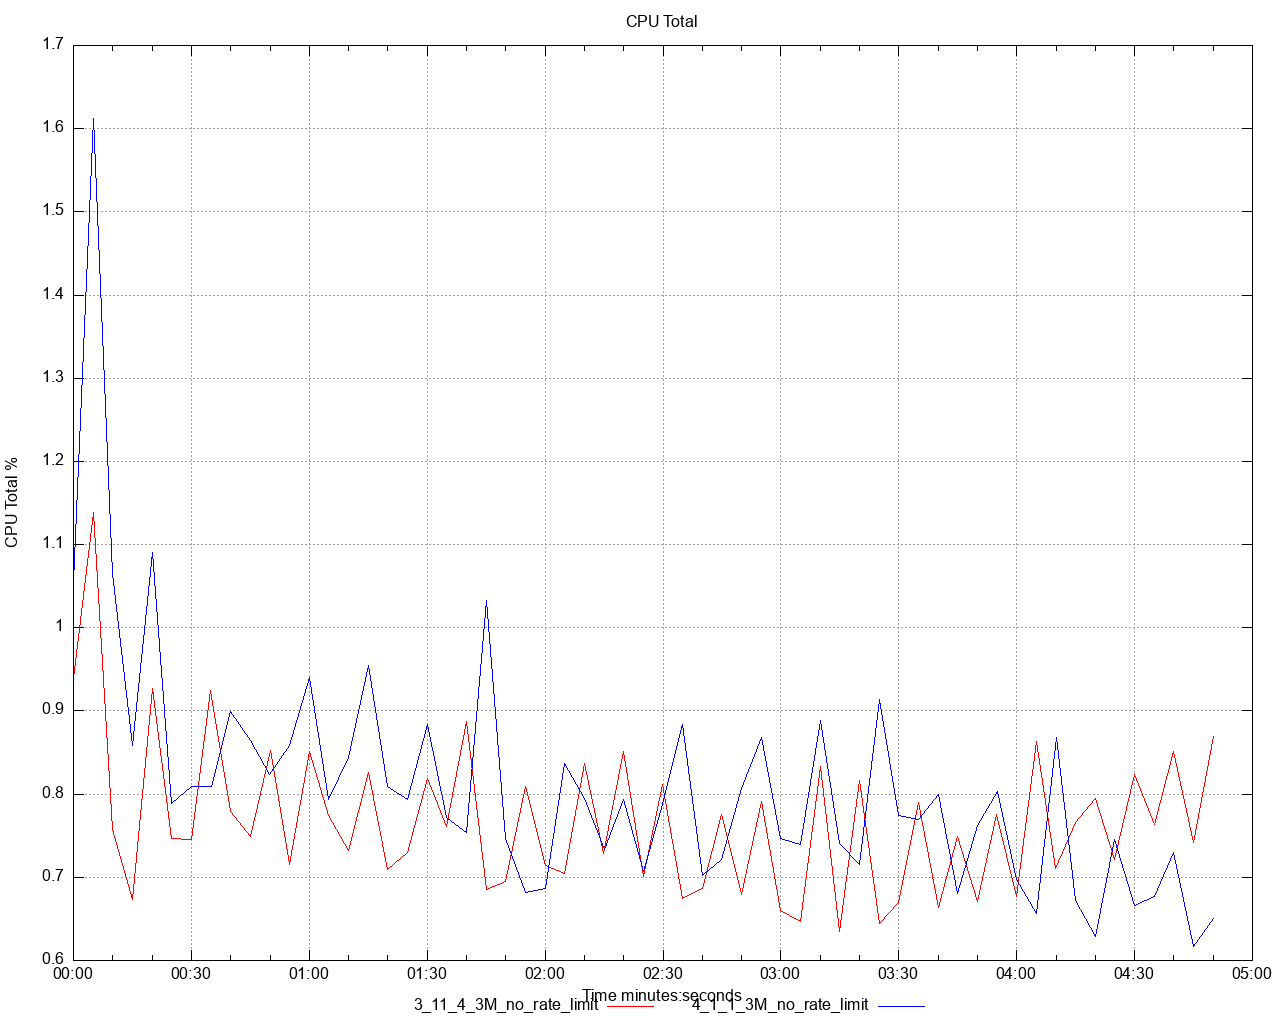

Reproduce this figure in gnuplot.
set title 'CPU Total' noenhanced
set style data lines
set datafile separator ","
set terminal png size 1280,1024
set grid
set key below
set xdata time
set timefmt "%s"
offset = 0
t0(x)=(offset=($0==0) ? x : offset, x - offset)
set xlabel 'Time minutes:seconds'
set ylabel 'CPU Total %'
set output '/Users/ahmet.mircik/simulator/tests/report_3M_no_rate_limit/dstat/cpu_total_A2.png'
plot \
   '/Users/ahmet.mircik/simulator/tests/report_3M_no_rate_limit/data/cpu_total_A2_1.data' using (t0(timecolumn(1))):2 title "3_11_4_3M_no_rate_limit" noenhanced lt rgb "red", \
   '/Users/ahmet.mircik/simulator/tests/report_3M_no_rate_limit/data/cpu_total_A2_2.data' using (t0(timecolumn(1))):2 title "4_1_1_3M_no_rate_limit" noenhanced lt rgb "blue", \
